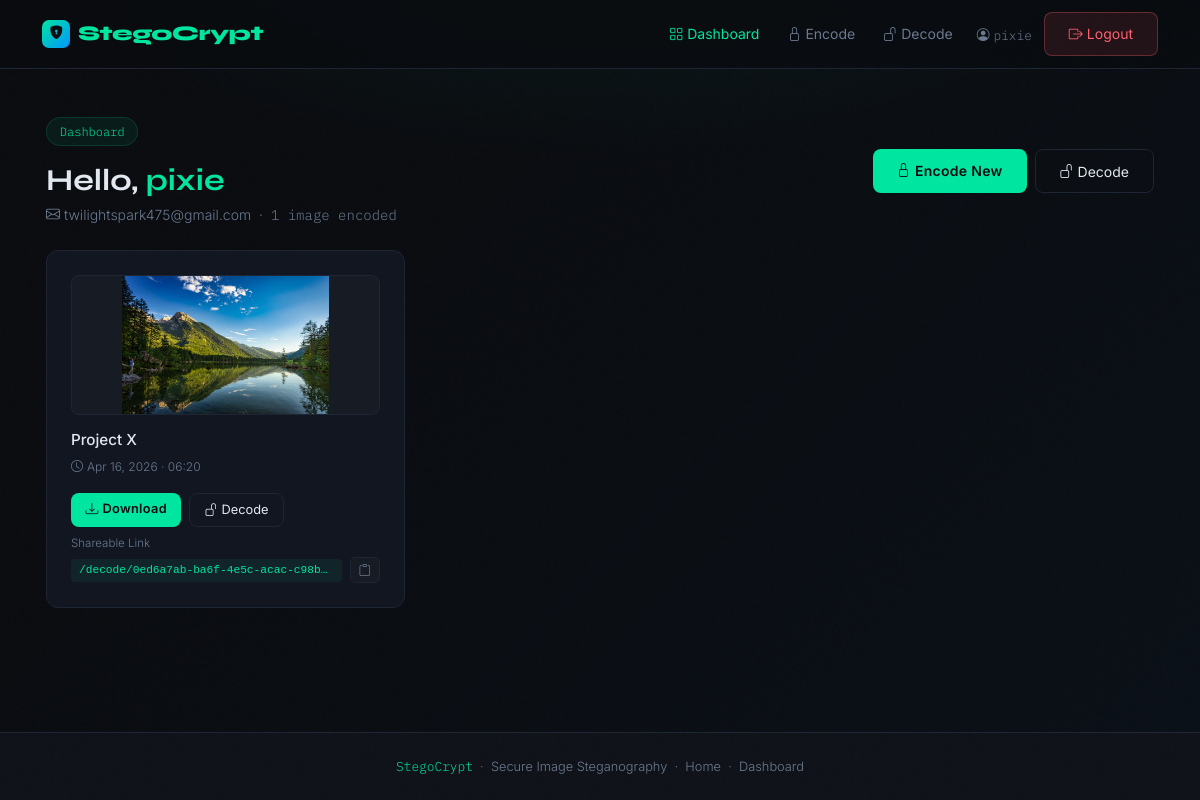
The app's page /dashboard/ (signed in) with its own data.
### steganography_app/models.py (models this page shows, shortened)
class EncodedImage(models.Model):
    user = models.ForeignKey(
        User,
        on_delete=models.CASCADE,
        related_name='encoded_images'
    )
    original_image = models.ImageField(
        upload_to='original_images/%Y/%m/',
        null=True,
        blank=True
    )
    encoded_image = models.ImageField(
        upload_to='encoded_images/%Y/%m/'
    )
    unique_id = models.UUIDField(
        default=uuid.uuid4,
        editable=False,
        unique=True
    )
    label = models.CharField(max_length=255, blank=True, default='')
    created_at = models.DateTimeField(auto_now_add=True)
    class Meta:
        ordering = ['-created_at']
        verbose_name = 'Encoded Image'
        verbose_name_plural = 'Encoded Images'

### steganography_app/views.py (the view)
# urls.py: path('dashboard/', views.dashboard_view, name='dashboard'),
@login_required
def dashboard_view(request):
    encoded_images = EncodedImage.objects.filter(user=request.user).order_by('-created_at')
    return render(request, 'steganography_app/dashboard.html', {
        'encoded_images': encoded_images,
    })

### steganography_app/templates/steganography_app/dashboard.html (shortened to what this page needs)
{% extends 'steganography_app/base.html' %}
{% block content %}
<div class="container" style="padding:3rem 1rem;">
  <div class="d-flex align-items-center justify-content-between mb-4 fade-up">
    <div>
      <div class="step-pill">Dashboard</div>
      <h1 style="font-size:1.9rem;margin:0;">
        Hello, <span class="text-accent">{{ user.username }}</span>
      </h1>
      <p style="color:var(--text-muted);font-size:0.875rem;margin:0.3rem 0 0;">
        <i class="bi bi-envelope me-1"></i>{{ user.email }}
        &nbsp;·&nbsp;
        <span class="mono">{{ encoded_images.count }} image{{ encoded_images.count|pluralize }} encoded</span>
      </p>
    </div>
    <div class="d-flex gap-2">
      <a href="{% url 'encode' %}" class="btn btn-primary-custom">
        <i class="bi bi-lock me-1"></i>Encode New
      </a>
      <a href="{% url 'decode' %}" class="btn btn-secondary-custom">
        <i class="bi bi-unlock me-1"></i>Decode
      </a>
    </div>
  </div>
  {% if encoded_images %}
    <div class="row g-3 fade-up-2">
      {% for img in encoded_images %}
        <div class="col-md-6 col-lg-4">
          <div class="stego-card h-100" style="padding:1.5rem;">
            <div style="width:100%;height:140px;background:var(--bg3);border-radius:8px;overflow:hidden;margin-bottom:1rem;display:flex;align-items:center;justify-content:center;border:1px solid var(--border);">
              <img
                src="{{ img.encoded_image.url }}"
                alt="Encoded image"
                style="max-width:100%;max-height:100%;object-fit:contain;"
                onerror="this.parentElement.innerHTML='<i class=\'bi bi-image text-muted\' style=\'font-size:2rem\'></i>'"
              >
            </div>
            <div class="mb-2">
              {% if img.label %}
                <h6 class="mb-1" style="font-size:0.95rem;">{{ img.label }}</h6>
              {% else %}
                <h6 class="mb-1" style="font-size:0.85rem;color:var(--text-muted);">
                  <span class="mono">{{ img.unique_id|truncatechars:16 }}</span>
                </h6>
              {% endif %}
              <small style="color:var(--text-muted);font-size:0.75rem;">
                <i class="bi bi-clock me-1"></i>{{ img.created_at|date:"M d, Y · H:i" }}
              </small>
            </div>
            <div class="d-flex gap-2 mt-auto pt-2" style="flex-wrap:wrap;">
              <a href="{{ img.encoded_image.url }}" download
                 class="btn btn-primary-custom" style="font-size:0.8rem;padding:0.4rem 0.9rem;">
                <i class="bi bi-download me-1"></i>Download
              </a>
              <a href="{% url 'decode_link' img.unique_id %}"
                 class="btn btn-secondary-custom" style="font-size:0.8rem;padding:0.4rem 0.9rem;">
                <i class="bi bi-unlock me-1"></i>Decode
              </a>
            </div>
            <div class="mt-2">
              <small style="color:var(--text-muted);font-size:0.72rem;display:block;margin-bottom:0.3rem;">Shareable Link</small>
              <div style="display:flex;align-items:center;gap:0.5rem;">
                <code style="font-size:0.7rem;color:var(--accent);background:rgba(0,229,160,0.07);padding:0.2rem 0.5rem;border-radius:4px;flex:1;overflow:hidden;text-overflow:ellipsis;white-space:nowrap;">
                  /decode/{{ img.unique_id }}/
                </code>
                <button
                  onclick="copyLink('{{ request.scheme }}://{{ request.get_host }}{% url 'decode_link' img.unique_id %}')"
                  class="btn" style="padding:0.2rem 0.5rem;background:var(--bg3);border:1px solid var(--border);border-radius:5px;color:var(--text-muted);font-size:0.75rem;"
                  title="Copy link">
                  <i class="bi bi-clipboard"></i>
                </button>
              </div>
            </div>
          </div>
        </div>
      {% endfor %}
    </div>
  {% endif %}
</div>
{% endblock %}

### steganography_app/templates/steganography_app/base.html (shortened to what this page needs)
<!DOCTYPE html>
<html lang="en">
<head>
  <link href="https://cdn.jsdelivr.net/npm/bootstrap@5.3.2/dist/css/bootstrap.min.css" rel="stylesheet">
  <link href="https://cdn.jsdelivr.net/npm/bootstrap-icons@1.11.3/font/bootstrap-icons.css" rel="stylesheet">
</head>
<body>
<nav class="navbar navbar-expand-lg">
  <div class="container">
    <a class="navbar-brand" href="{% url 'home' %}">
      <span class="brand-icon"><i class="bi bi-shield-lock-fill" style="color:#0a0c10"></i></span>
      StegoCrypt
    </a>
    <div class="collapse navbar-collapse" id="navbarNav">
      <ul class="navbar-nav ms-auto align-items-lg-center gap-1">
        {% if user.is_authenticated %}
          <li class="nav-item">
            <a class="nav-link {% if request.resolver_match.url_name == 'dashboard' %}active{% endif %}"
               href="{% url 'dashboard' %}">
              <i class="bi bi-grid me-1"></i>Dashboard
            </a>
          </li>
          <li class="nav-item">
            <a class="nav-link {% if request.resolver_match.url_name == 'encode' %}active{% endif %}"
               href="{% url 'encode' %}">
              <i class="bi bi-lock me-1"></i>Encode
            </a>
          </li>
          <li class="nav-item">
            <a class="nav-link {% if request.resolver_match.url_name == 'decode' %}active{% endif %}"
               href="{% url 'decode' %}">
              <i class="bi bi-unlock me-1"></i>Decode
            </a>
          </li>
          <li class="nav-item ms-2">
            <span class="mono" style="color:var(--text-muted);font-size:0.8rem">
              <i class="bi bi-person-circle me-1"></i>{{ user.username }}
            </span>
          </li>
          <li class="nav-item">
            <a href="{% url 'logout' %}" class="btn btn-danger-custom ms-2">
              <i class="bi bi-box-arrow-right me-1"></i>Logout
            </a>
          </li>
        {% endif %}
      </ul>
    </div>
  </div>
</nav>
<main>
  {% block content %}{% endblock %}
</main>
<footer>
  <div class="container">
    <p class="mb-0">
      <span class="text-accent mono">StegoCrypt</span>
      &nbsp;·&nbsp; Secure Image Steganography
      &nbsp;·&nbsp; <a href="{% url 'home' %}">Home</a>
      {% if user.is_authenticated %}
        &nbsp;·&nbsp; <a href="{% url 'dashboard' %}">Dashboard</a>
      {% endif %}
    </p>
  </div>
</footer>
</body>
</html>

### steganography_app/templates/steganography_app/base.html (style rules this page uses)
:root { --bg: #0a0c10; --bg2: #0f1218; --bg3: #161b24; --border: #1e2633; --accent: #00e5a0; --accent2: #0096ff; --accent3: #ff5f6d; --text: #e2e8f0; --text-muted:#6b7a90; --card-bg: #111620; --mono: 'IBM Plex Mono', monospace; --display: 'Syne', sans-serif; --body: 'Inter', sans-serif; --radius: 12px; --glow: 0 0 20px rgba(0,229,160,0.15); }
*, *::before, *::after { box-sizing: border-box; }
html { scroll-behavior: smooth; }
body { background: var(--bg); color: var(--text); font-family: var(--body); font-weight: 300; min-height: 100vh; display: flex; flex-direction: column; background-image: radial-gradient(ellipse 80% 50% at 50% -10%, rgba(0,229,160,0.07) 0%, transparent 60%), linear-gradient(135deg, transparent 30%, rgba(0,150,255,0.03) 100%); }
main { flex: 1; }
body::before { content: ''; position: fixed; inset: 0; pointer-events: none; z-index: 0; opacity: 0.4; }
h1, h2, h3, h4, h5 { font-family: var(--display); font-weight: 700; }
.mono { font-family: var(--mono); }
.navbar { background: rgba(10,12,16,0.85); backdrop-filter: blur(16px); border-bottom: 1px solid var(--border); padding: 0.75rem 0; position: sticky; top: 0; z-index: 100; }
.navbar-brand { font-family: var(--display); font-weight: 800; font-size: 1.3rem; color: var(--accent) !important; letter-spacing: -0.5px; display: flex; align-items: center; gap: 0.5rem; }
.navbar-brand .brand-icon { width: 28px; height: 28px; background: linear-gradient(135deg, var(--accent), var(--accent2)); border-radius: 7px; display: flex; align-items: center; justify-content: center; font-size: 0.85rem; }
.nav-link { color: var(--text-muted) !important; font-size: 0.875rem; font-weight: 400; transition: color 0.2s; padding: 0.4rem 0.75rem !important; }
.nav-link.active { color: var(--accent) !important; }
.btn-primary-custom { background: var(--accent); color: #0a0c10; font-weight: 600; font-size: 0.875rem; border: none; border-radius: 8px; padding: 0.65rem 1.5rem; transition: all 0.2s; font-family: var(--body); letter-spacing: 0.3px; }
.btn-secondary-custom { background: transparent; color: var(--text); border: 1px solid var(--border); border-radius: 8px; padding: 0.65rem 1.5rem; font-size: 0.875rem; transition: all 0.2s; }
.btn-danger-custom { background: rgba(255,95,109,0.1); color: var(--accent3); border: 1px solid rgba(255,95,109,0.3); border-radius: 8px; padding: 0.65rem 1.5rem; font-size: 0.875rem; transition: all 0.2s; }
.stego-card { background: var(--card-bg); border: 1px solid var(--border); border-radius: var(--radius); padding: 2rem; transition: border-color 0.2s; }
.step-pill { display: inline-flex; align-items: center; gap: 0.4rem; background: rgba(0,229,160,0.07); border: 1px solid rgba(0,229,160,0.15); border-radius: 999px; padding: 0.3rem 0.8rem; font-family: var(--mono); font-size: 0.75rem; color: var(--accent); margin-bottom: 1rem; }
footer { background: var(--bg2); border-top: 1px solid var(--border); padding: 1.5rem 0; font-size: 0.8rem; color: var(--text-muted); text-align: center; }
footer a { color: var(--text-muted); text-decoration: none; }
.fade-up { animation: fadeUp 0.4s ease forwards; }
.fade-up-2 { animation: fadeUp 0.4s 0.1s ease forwards; opacity: 0; }
.text-accent { color: var(--accent); }

### records on screen
EncodedImage: encoded_image (picture), label "Project X", created_at "Apr 16, 2026 · 06:20", unique_id "0ed6a7ab-ba6f-4e5c-acac-c98b…"

### other values on screen
{{ user.username }} "pixie"
{{ user.email }} "twilightspark475@gmail.com"
{{ encoded_images.count }} "1"
